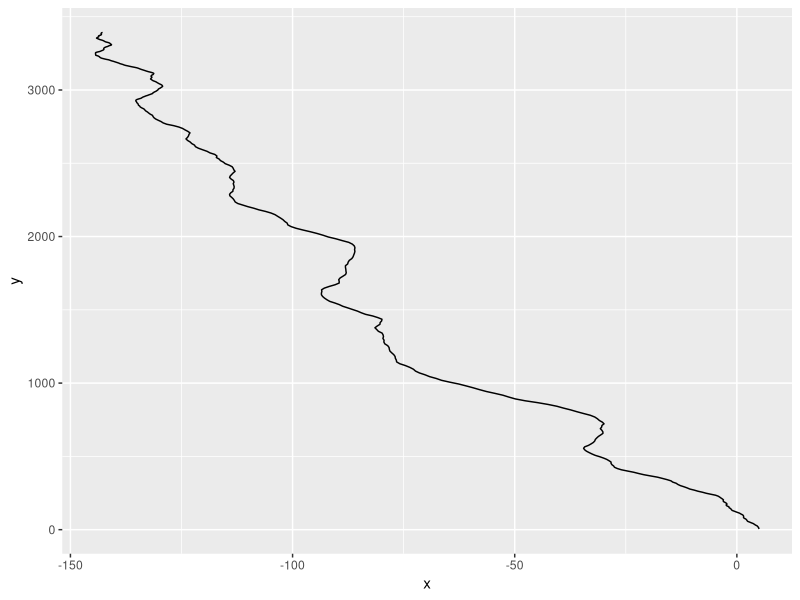

Reproduce this figure in R. (Note: this script raises an error after producing the figure.)
library(tidyverse)
set.seed(465786)
sigSqV <- 0.001
sigSqD <- 0.001
phi <- 0.9
gamma <- 0.9
T <- 500
pos <- data.frame()

v = 5
vLag1 = 4.9
d = pi/2
x = 5
y = 0
st = 0


for(t in 1:T){
  d = pi/2 + gamma * (d - pi/2) + rnorm(1, 0, sqrt(sigSqD))
  vLag2 = vLag1
  vLag1 = v
  v = vLag1 + phi * (vLag1 - vLag2) + rnorm(1, 0, sqrt(sigSqV))
  x = x + v * cos(d)
  y = y + v * sin(d)
  pos <- rbind(pos, data.frame(x=x, y=y, v=v, d=d, t=t))
}

ggplot(pos) + geom_path(aes(x, y))

mu = rep(0, 4)
u = diag(0.1, 4)
lambda = as.matrix(c(mu, u))
hyper = c(3, 0.003, 3, 0.003, 20, 1.5, 20, 1.5)
data = data.frame(dx = pos$x[2:T] - pos$x[1:(T-1)], dy =  pos$y[2:T] - pos$y[1:(T-1)])
data = mutate(data, vt = sqrt(dx^2 + dy^2), dt = atan2(dy, dx)) %>% select(vt, dt) %>% as.matrix() 
alpha = 0.01
beta1 = 0.9
beta2 = 0.99
threshold = 0.01
S = 100
maxIter = 100

carsBasic <- function(data, lambda, hyper, S, maxIter, alpha, beta1, beta2, threshold = 0.01, thresholdIS = 0){
  sobol <- sobol_points(100+S, 4)
  diff <- threshold + 1
  iter <- 1
  LB <- numeric(maxIter)
  M <- numeric(20)
  V <- numeric(20)
  e <- 1e-8
  meanLB <- 0
  oldMeanLB <- 0
  while(diff > threshold){
    if(iter > maxIter){
      break
    }
    if(any(is.na(lambda))){
      break
    }
    grad <- matrix(0, 20, S)
    eval <- numeric(S)
    q <- numeric(S)
    unif <- shuffle(sobol)
    epsilon <- qnorm(unif[101:(100+S), ])
    for(s in 1:S){
      logpj <- PJDeriv(data, lambda, epsilon[s,], hyper)
      eval[s] <- logpj$val
      grad[,s] <- logpj$grad
      q[s] <- sum(dnorm(epsilon[s,], log=TRUE))
    }
    gradient <- rowMeans(grad, na.rm = TRUE)
    gradientSq <- rowMeans(grad^2, na.rm=TRUE)
    LB[iter] <- mean(eval - q, na.rm=TRUE) 
  
    M <- beta1 * M + (1 - beta1) * gradient
    V <- beta2 * V + (1 - beta2) * gradientSq
    Mst <- M / (1 - beta1^iter)
    Vst <- V / (1 - beta2^iter)
    lambda <- lambda + alpha * Mst / sqrt(Vst + e)
    if(iter %% 5 == 0){
      oldMeanLB <- meanLB
      meanLB <- mean(LB[iter:(iter-4)])
      diff <- abs(meanLB - oldMeanLB)
    } 
    if(iter %% 25 == 0){
      print(paste0('Iteration: ', iter, ' ELBO: ', meanLB))
    }
    iter <- iter + 1
  }
  print(paste0('iter: ', iter, ' ELBO: ', meanLB))
  return(lambda)
}

fit <- carsBasic(data, lambda, hyper, 25, 5000, 0.15, 0.25, 0.75, 0.005)

muF <- fit[1:4]
U <- matrix(fit[5:20], 4)
Sig <- t(U) %*% U
samples <- mvtnorm::rmvnorm(2000, muF, Sig)
transform <- function(x){
  result <- numeric(4)
  result[1:2] = exp(x[1:2])
  result[3:4] = 1/(1 + exp(-x[3:4]))
  result
}
samples <- t(apply(samples, 1, transform))
colnames(samples) <- c('sigma^2[epsilon]', 'sigma^2[eta]', 'phi', 'gamma')
samplesL <- gather(as.data.frame(samples), var, draw)
ggplot(samplesL) + geom_density(aes(draw)) + 
  geom_vline(data = data.frame(true = c(sigSqV, sigSqD, phi, gamma), var = colnames(samples)),
             aes(xintercept=true), colour = 'red') + 
  facet_wrap(~var, scales='free') + theme_bw()
samplesL %>% group_by(var) %>% summarise(mean(draw))



## Model Two

sigSqV <- 0.001
sigSqD <- 0.00001
phi <- 0
zeta <- 0.05
a0 <- -5.72
b0 <- 0.88
a1 <- 2
b1 <- 12
T <- 500
pos <- data.frame()

v <- 5
vLag1 <- 4.9
d <- pi/2
x <- 5
y <- 0
st <- 0

for(t in 1:T){
  if(st == 0){
    if(runif(1) < 1 / (1 + exp(-(a0 + b0 * (x - 5)^2)))){
      st <- 1
    }
  } else {
    if(runif(1) > 1 / (1 + exp(-(a1 + b1 * (x - 5)^2)))){
      st <- 0
    }
  }
  d <- (1 - st) * d + st * (pi/2 + zeta * (x - 5)) + sqrt(sigSqD) * rt(1, 15)#rnorm(1, 0, sqrt(sigSqD))
  vLag2 <- vLag1
  vLag1 <- v
  v <- vLag1 + phi * (vLag1 - vLag2) + rnorm(1, 0, sqrt(sigSqV))
  x <- x + v * cos(d)
  y <- y + v * sin(d)
  pos <- rbind(pos, data.frame(x=x, y=y, v=v, d=d, st=st, t=t))
}

ggplot(pos) + geom_path(aes(x, y, group = 1, colour = factor(st))) + xlim(0, 10)

df <- data.frame(xLag=pos$x[1:(T-1)], v=sqrt((pos$x[2:T] - pos$x[1:(T-1)])^2 + (pos$y[2:T] - pos$y[1:(T-1)])^2), d=atan2(pos$y[2:T] - pos$y[1:(T-1)], pos$x[2:T] - pos$x[1:(T-1)])) 
data <- as.matrix(df)
lambda <- matrix(c(rep(0, 7), diag(0.01, 7)), 56)
hyper <- c(3, 0.03, 3, 0.00003, 0, 0.01, -5, 10, 1, 10, 0, 10, 10, 10)

carsHF <- function(data, lambda, hyper, S, maxIter, alpha, beta1, beta2, threshold = 0.01){
  sobol <- sobol_points(100+S, 7)
  diff <- threshold + 1
  iter <- 1
  LB <- numeric(maxIter)
  M <- numeric(56)
  V <- numeric(56)
  e <- 1e-8
  meanLB <- 0
  oldMeanLB <- 0
  while(diff > threshold){
    if(iter > maxIter){
      break
    }
    if(any(is.na(lambda))){
      break
    }
    grad <- matrix(0, 56, S)
    eval <- numeric(S)
    q <- numeric(S)
    unif <- shuffle(sobol)
    epsilon <- qnorm(unif[101:(100+S), ])
    for(s in 1:S){
      logpj <- HFDeriv(data, lambda, epsilon[s,], hyper)
      eval[s] <- logpj$val
      grad[,s] <- logpj$grad
      q[s] <- sum(dnorm(epsilon[s,], log=TRUE))
    }
    gradient <- rowMeans(grad, na.rm = TRUE)
    gradientSq <- rowMeans(grad^2, na.rm=TRUE)
    LB[iter] <- mean(eval - q, na.rm=TRUE) 
    M <- beta1 * M + (1 - beta1) * gradient
    V <- beta2 * V + (1 - beta2) * gradientSq
    Mst <- M / (1 - beta1^iter)
    Vst <- V / (1 - beta2^iter)
    lambda <- lambda + alpha * Mst / sqrt(Vst + e)
    if(iter %% 5 == 0){
      oldMeanLB <- meanLB
      meanLB <- mean(LB[iter:(iter-4)])
      diff <- abs(meanLB - oldMeanLB)
    } 
    if(iter %% 25 == 0){
      print(paste0('Iteration: ', iter, ' ELBO: ', meanLB))
    }
    iter <- iter + 1
  }
  print(paste0('iter: ', iter, ' ELBO: ', meanLB))
  return(lambda)
}

fit <- carsHF(data, lambda, hyper, 5, 5000, 1, 0.01, 0.999, 0.01)
muF <- fit[1:7]
U <- matrix(fit[8:56], 7)
Sig <- t(U) %*% U
samples <- mvtnorm::rmvnorm(2000, muF, Sig)
transform <- function(x){
  result <- numeric(7)
  result[1:2] = exp(x[1:2])
  result[3:7] = x[3:7]
  result
}
samples <- t(apply(samples, 1, transform))
colnames(samples) <- c('sigmaSq_epsilon', 'sigmaSq_eta', 'zeta', 'a0', 'b0', 'a1', 'b1')
samplesL <- gather(as.data.frame(samples), var, draw)
ggplot(samplesL) + geom_density(aes(draw)) + 
  geom_vline(data = data.frame(true = c(sigSqV, sigSqD, zeta, a0, b0, a1, b1), var = colnames(samples)),
             aes(xintercept=true), colour = 'red') + 
  facet_wrap(~var, scales='free') + theme_bw()
samplesL %>% group_by(var) %>% summarise(mean(draw))

